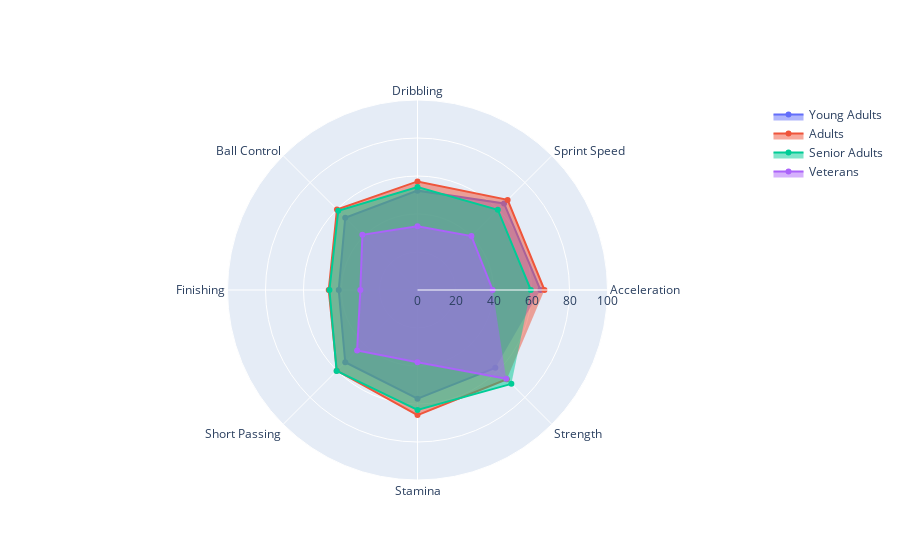

The notebook cell saved with this chart:
### Code cell
cat = ['Acceleration', 'Sprint Speed', 'Dribbling', 'Ball Control', 'Finishing', 'Short Passing', 'Stamina', 'Strength']
young_adults=[64.69, 64.42, 52.29, 53.79, 41.46, 53.78, 57.19, 57.92]
adults = [66.82, 67.08, 57.15, 59.95, 46.72, 60.06, 65.84, 66.45]
senior_adults = [59.64, 59.76, 54.15, 58.98, 46.34, 60.22, 63.12, 69.86]
veterans = [39.54, 40.13, 33.59, 41.04, 30.08, 44.96, 37.98, 66]

fig6 = go.Figure()

fig6.add_trace(go.Scatterpolar(
    r = young_adults,
    theta=cat,
    fill='toself',
    name='Young Adults'))
fig6.add_trace(go.Scatterpolar(
    r=adults,
    theta=cat,
    fill='toself',
    name='Adults'))
fig6.add_trace(
    go.Scatterpolar(
        r=senior_adults,
        theta=cat,
        fill = 'toself',
        name='Senior Adults'))

fig6.add_trace(
    go.Scatterpolar(
        r=veterans, 
        theta=cat,
        fill='toself',
        name='Veterans'))
fig6.update_layout(
    polar=dict(
        radialaxis = dict(
            visible = True, 
            range= [0,100]
        )), 
    showlegend = True)
fig6.write_image('Q3d.png')
fig6.show()

### Figure 1 — Plotly figure (JSON) as saved in the notebook; plotly's stock layout.template omitted (floating-point values rounded to 4 significant figures)
{"data": [{"fill": "toself", "name": "Young Adults", "r": [64.69, 64.42, 52.29, 53.79, 41.46, 53.78, 57.19, 57.92], "theta": ["Acceleration", "Sprint Speed", "Dribbling", "Ball Control", "Finishing", "Short Passing", "Stamina", "Strength"], "type": "scatterpolar"}, {"fill": "toself", "name": "Adults", "r": [66.82, 67.08, 57.15, 59.95, 46.72, 60.06, 65.84, 66.45], "theta": ["Acceleration", "Sprint Speed", "Dribbling", "Ball Control", "Finishing", "Short Passing", "Stamina", "Strength"], "type": "scatterpolar"}, {"fill": "toself", "name": "Senior Adults", "r": [59.64, 59.76, 54.15, 58.98, 46.34, 60.22, 63.12, 69.86], "theta": ["Acceleration", "Sprint Speed", "Dribbling", "Ball Control", "Finishing", "Short Passing", "Stamina", "Strength"], "type": "scatterpolar"}, {"fill": "toself", "name": "Veterans", "r": [39.54, 40.13, 33.59, 41.04, 30.08, 44.96, 37.98, 66], "theta": ["Acceleration", "Sprint Speed", "Dribbling", "Ball Control", "Finishing", "Short Passing", "Stamina", "Strength"], "type": "scatterpolar"}], "layout": {"polar": {"radialaxis": {"range": [0, 100], "visible": true}}, "showlegend": true}}
